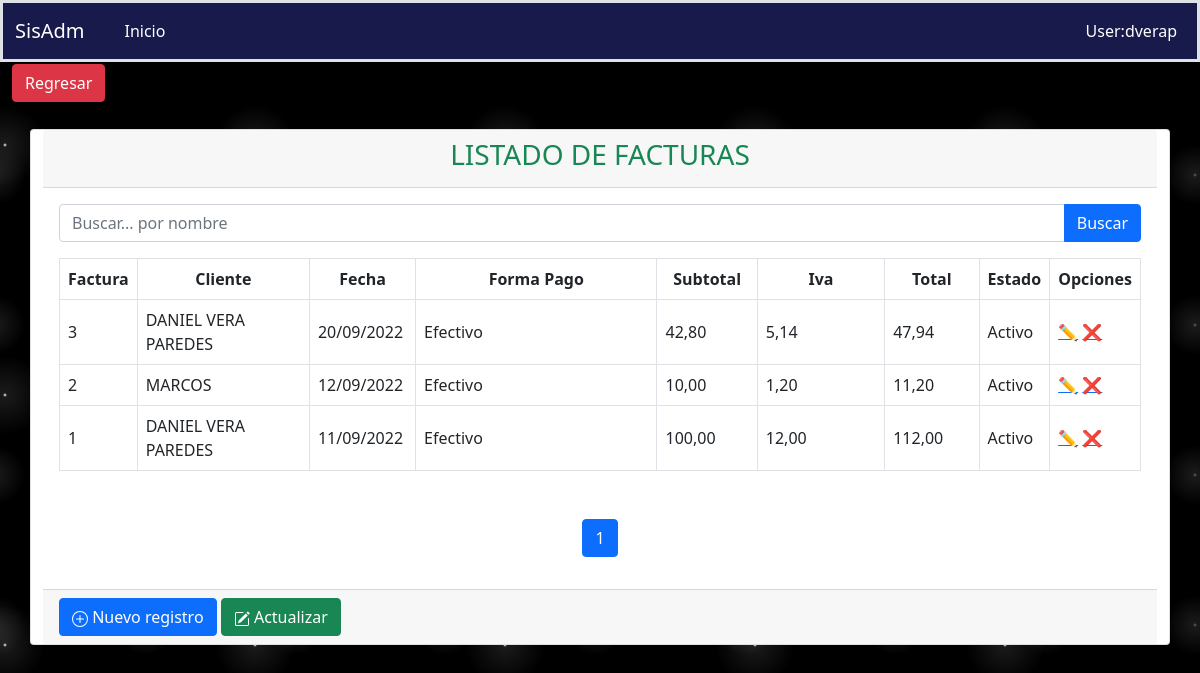
Screenshot of /venta/consulta/ with the database file from the repository.
### aplicaciones/ventas/models.py (models this page shows, shortened)
class Factura(Base):
    cliente = models.ForeignKey(Cliente, on_delete=models.PROTECT,null=True,blank=True)
    forma_pago = models.CharField(max_length=1,choices=FORMA_PAGO,default=FORMA_PAGO[0][0])
    fecha = models.DateField(default=now)
    subtotal = models.DecimalField(default=0, max_digits=16, decimal_places=2)
    iva = models.DecimalField(default=0, max_digits=16, decimal_places=2)
    total = models.DecimalField(default=0, max_digits=16, decimal_places=2)
    estado = models.BooleanField(default=True)
    class Meta:
        verbose_name = "Factura"
        verbose_name_plural = "Facturas"
        ordering = ('-fecha', 'cliente')

class Cliente(Base):
    ruc = models.CharField(max_length=13, unique=True)
    nombres = models.CharField(max_length=200, unique=True)
    pais = models.ForeignKey(Pais, on_delete=models.PROTECT, blank=True, null=True)
    provincia = models.ForeignKey(Provincia, on_delete=models.PROTECT, blank=True, null=True)
    ciudad = models.ForeignKey(Ciudad, on_delete=models.PROTECT, blank=True, null=True)
    direccion = models.TextField(blank=True, null=True, verbose_name='Dirección')
    genero = models.CharField(max_length=1, choices=GENERO,default=GENERO[0][0], blank=True, null=True)
    fecha_nacimiento = models.DateField(blank=True, null=True)
    telefonos = models.CharField(max_length=50, blank=True, null=True)
    email = models.CharField(max_length=100,unique=True)
    foto = models.FileField(upload_to='ventas/clientes/', blank=True, null=True)
    estado = models.BooleanField(default=True)
    class Meta:
        verbose_name = "Cliente"
        verbose_name_plural = "Clientes"
        ordering = ('nombres',)

### aplicaciones/ventas/views/venta/views.py (the view)
# urls.py: path('consulta/', ConsultaVenta.as_view(), name='consultaventa'),
class ConsultaVenta(ListView):
    template_name = 'venta/list.html'
    context_object_name = 'facturas'
    model = Factura
    paginate_by = 3
    def get_queryset(self):
        query = self.request.GET.get("query")
        print(query)
        if query:
            return self.model.objects.filter(cliente__nombres__icontains=query)
        else:
            return self.model.objects.all()
    def get_context_data(self, **kwargs):
        context = super().get_context_data(**kwargs)
        context['url_anterior'] = '/venta/menu/'
        context['listar_url'] = '/venta/consulta/',
        context['crear_url'] = '/venta/crear/'
        context['titulo'] = 'LISTADO DE FACTURAS'
        context['query'] = self.request.GET.get("query") or ""
        return context

### aplicaciones/ventas/templates/venta/list.html (shortened to what this page needs)
{% extends 'consulta.html' %}
{% load static %}
{% block search %}
    <form action="{% url 'ventas:cliente' %}" method="GET">
      <div class="input-group mb-3">
        <input type="text" name="query" value="{{ query }}" class="form-control" placeholder="Buscar... por nombre" id="idInputSearch" aria-describedby="basic-addon2"/>
        <button type="submit" class="btn btn-primary mr-1" id="idSearchSp">Buscar</button>
      </div>
    </form>
{% endblock %}
{% block columns %}
    <tr class="text-center">
        <th scope="col" style="width: 5%;">Factura</th>
        <th scope="col" style="width: 20%;">Cliente</th>
        <th scope="col" style="width: 10%;">Fecha</th>
        <th scope="col" style="width: 30%;">Forma Pago</th>
        <th scope="col" style="width: 10%;">Subtotal</th>
        <th scope="col" style="width: 15%;">Iva</th>
        <th scope="col" style="width: 15%;">Total</th>
        <th scope="col" style="width: 15%;">Estado</th>
        <th scope="col" style="width: 10%;">Opciones</th>
    </tr>
{% endblock %}
{% block rows %}
    {% for fac in facturas %}
        <tr class="align-middle" >
            <td>{{ fac.id }}</td>
            <td>{{ fac.cliente.nombres|upper }}</td>
            <td>{{ fac.fecha|date:"d/m/Y" }}</td>
            <td>{{ fac.get_forma_pago_display }}</td>
            <td>{{ fac.subtotal }}</td>
            <td>{{ fac.iva }}</td>
            <td>{{ fac.total }}</td>
            <td>{% if fac.estado %}
                    Activo
                {% else %}
                    Anulada
                {% endif %}
            </td>
            <td class="acciones">
                <a href="{% url 'ventas:editarventa' fac.id %}">✏️</a>
                <a href="{% url 'ventas:deletecliente' fac.id %}">❌</a>
            </td>
        </tr>
    {% endfor %}
{% endblock %}

### static/css/estilos.css (style rules this page uses)
body { background-color:black; background-image: radial-gradient(white, rgba(255,255,255,.2) 2px, transparent 40px), radial-gradient(white, rgba(255,255,255,.15) 1px, transparent 30px), radial-gradient(white, rgba(255,255,255,.1) 2px, transparent 40px), radial-gradient(rgba(255,255,255,.4), rgba(255,255,255,.1) 2px, transparent 30px); background-size: 550px 550px, 350px 350px, 250px 250px, 150px 150px; background-position: 0 0, 40px 60px, 130px 270px, 70px 100px; color: #171a4a; }

### rows the page displays
Factura: id "3", cliente.nombres "DANIEL VERA PAREDES", fecha "20/09/2022", forma_pago "Efectivo", subtotal "42,80", iva "5,14", total "47,94", estado "Activo"
Factura: id "2", cliente.nombres "MARCOS", fecha "12/09/2022", forma_pago "Efectivo", subtotal "10,00", iva "1,20", total "11,20", estado "Activo"
Factura: id "1", cliente.nombres "DANIEL VERA PAREDES", fecha "11/09/2022", forma_pago "Efectivo", subtotal "100,00", iva "12,00", total "112,00", estado "Activo"

### other values shown
{{ titulo }} "LISTADO DE FACTURAS"
{{ i }} "1"
